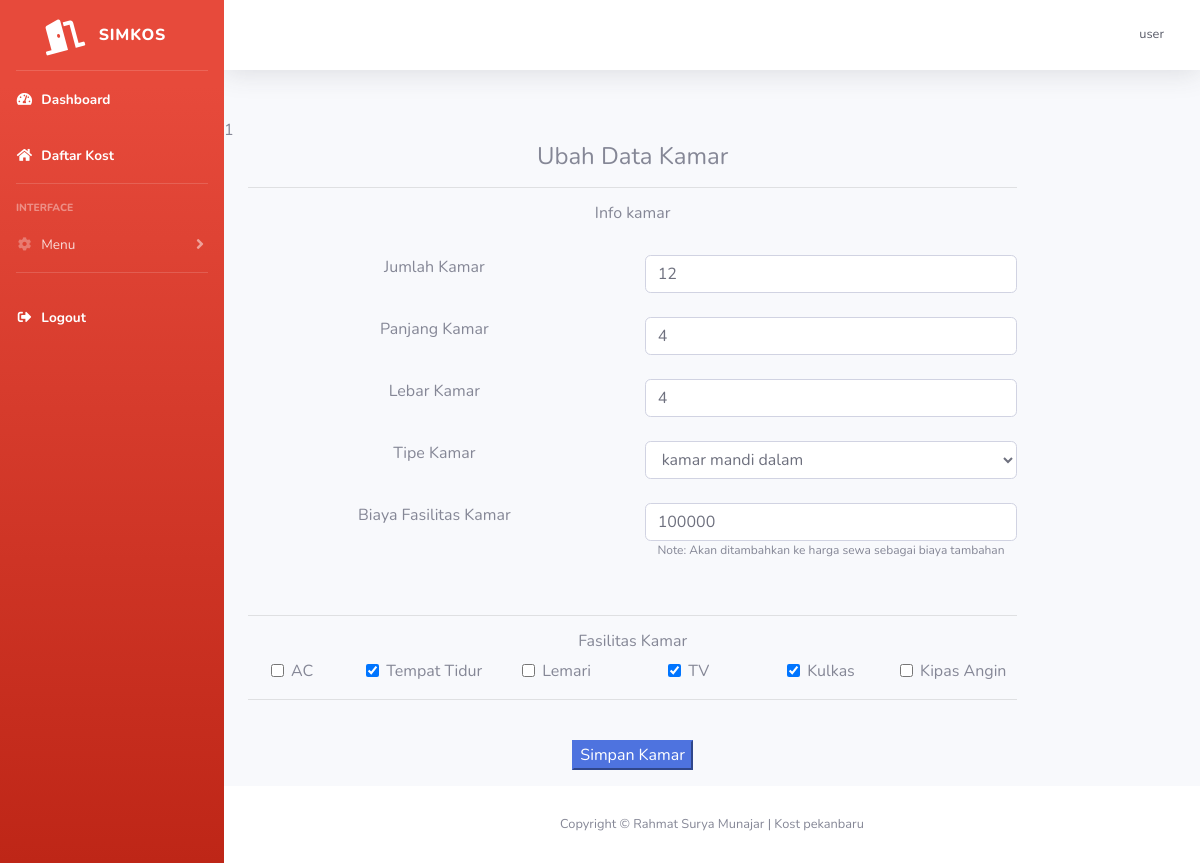
The page /kost/edit-kamar.php?id_kamar=1 (signed in) on the database its author committed.
### tables this page shows
CREATE TABLE `kamar` (
  `id_kamar` int(11) NOT NULL,
  `id_kost` int(11) NOT NULL,
  `jumlah_kamar` int(11) NOT NULL,
  `panjang_kamar` int(11) NOT NULL,
  `lebar_kamar` int(11) NOT NULL,
  `tipe_kamar` varchar(255) NOT NULL,
  `biaya_fasilitas` int(11) NOT NULL,
  `fasilitas_kamar` varchar(255) NOT NULL
);

### kost/edit-kamar.php (the view, shortened to what this page needs)
<?php
include "template/header.php";
$kamar = $_GET['id_kamar'];
echo $kamar;
$query = mysqli_query($koneksi, "SELECT * FROM kamar WHERE id_kamar=$kamar");
$d = mysqli_fetch_array($query);
$o = explode(', ', $d['fasilitas_kamar']);
?>
<div class="container text-center">
    <div class="row">
        <div class="col-md-10">
            <form action="php/kamar_proses.php?id_kamar=<?php echo $kamar ?>" method="post">
                <h4 class="text-center">Ubah Data Kamar</h4>
                <hr>
                <h6>Info kamar</h6>
                <br>
                <div class="row">
                    <div class="col"><label for="jumlah_kamar">Jumlah Kamar</label></div>
                    <div class="col"> <input type="number" name="jumlah_kamar" id="jumlah_kamar" class="form-control" value="<?php echo $d['jumlah_kamar'] ?>"></div>
                </div>
                <br>
                <div class="row">
                    <div class="col"><label for="panjang_kamar">Panjang Kamar</label></div>
                    <div class="col"> <input type="number" name="panjang_kamar" id="panjang_kamar" class="form-control" value="<?php echo $d['panjang_kamar'] ?>"></div>
                </div>
                <br>
                <div class="row">
                    <div class="col"><label for="lebar_kamar">Lebar Kamar</label></div>
                    <div class="col"> <input type="number" name="lebar_kamar" id="lebar_kamar" class="form-control" value="<?php echo $d['lebar_kamar'] ?>"></div>
                </div>
                <br>
                <div class="row">
                    <div class="col">Tipe Kamar</div>
                    <div class="col">
                        <select name="tipe_kamar" id="" class="form-control" required>
                            <option value="<?php echo $d['tipe_kamar'] ?>" selected><?php echo $d['tipe_kamar'] ?></option>
                        </select>
                    </div>
                </div>
                <br>
                <div class="row">
                    <div class="col">Biaya Fasilitas Kamar</div>
                    <div class="col text-md-left">
                        <input type="number" name="biaya_fasilitas" id="" class="form-control" value="<?php echo $d['biaya_fasilitas'] ?>" placeholder="Rp.">
                    </div>
                </div>
                <div class="row">
                    <div class="col"></div>
                    <div class="col">
                        <p style="font-size: 12px">Note: Akan ditambahkan ke harga sewa sebagai biaya tambahan</p>
                    </div>
                </div>
                <br>
                <hr>
                <h6>Fasilitas Kamar</h6>
                <div class="row">
                    <div class="col"><input type="checkbox" name="fasilitas_kamar[]" class="form-check-input" value="AC" <?php in_array('AC', $o) ? print 'checked' : '' ?>>AC</div>
                    <div class="col"><input type="checkbox" name="fasilitas_kamar[]" class="form-check-input" value="Tempat Tidur" <?php in_array('Tempat Tidur', $o) ? print 'checked' : '' ?>>Tempat Tidur</div>
                    <div class="col"><input type="checkbox" name="fasilitas_kamar[]" class="form-check-input" value="Lemari" <?php in_array('Lemari', $o) ? print 'checked' : '' ?>>Lemari</div>
                    <div class="col"><input type="checkbox" name="fasilitas_kamar[]" class="form-check-input" value="TV" <?php in_array('TV', $o) ? print 'checked' : '' ?>>TV</div>
                    <div class="col"><input type="checkbox" name="fasilitas_kamar[]" class="form-check-input" value="Kulkas" <?php in_array('Kulkas', $o) ? print 'checked' : '' ?>>Kulkas</div>
                    <div class="col"><input type="checkbox" name="fasilitas_kamar[]" class="form-check-input" value="Kipas Angin" <?php in_array('Kipas Angin', $o) ? print 'checked' : '' ?>>Kipas Angin</div>
                </div>
                <hr>
                <br>
                <div class="row">
                    <div class="col">
                        <button name="ubah_kamar" type="submit" class="btn-primary">Simpan Kamar</button>
                    </div>
                </div>
            </form>
        </div>
    </div>
</div>
<?php
include "template/footer.php";
?>

### rows shown on the page
kamar: jumlah_kamar "12", panjang_kamar "4", lebar_kamar "4", tipe_kamar "kamar mandi dalam", biaya_fasilitas "100000"

### other values the page prints
$_SESSION['username'] "user"
$kamar "1"
